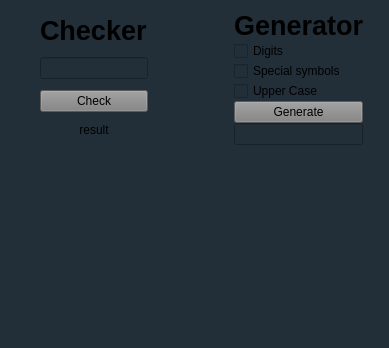
<?xml version="1.0" encoding="UTF-8"?>
<ui version="4.0">
 <class>PasswordGenerator</class>
 <widget class="QMainWindow" name="PasswordGenerator">
  <property name="geometry">
   <rect>
    <x>0</x>
    <y>0</y>
    <width>389</width>
    <height>348</height>
   </rect>
  </property>
  <property name="windowTitle">
   <string>Password Generator/Checker </string>
  </property>
  <property name="toolTip">
   <string notr="true"/>
  </property>
  <property name="styleSheet">
   <string notr="true">background-color: rgb(34, 46, 56)</string>
  </property>
  <widget class="QWidget" name="centralwidget">
   <property name="toolTip">
    <string notr="true"/>
   </property>
   <widget class="QWidget" name="horizontalLayoutWidget">
    <property name="geometry">
     <rect>
      <x>-10</x>
      <y>0</y>
      <width>398</width>
      <height>348</height>
     </rect>
    </property>
    <layout class="QHBoxLayout" name="horizontalLayout">
     <property name="sizeConstraint">
      <enum>QLayout::SizeConstraint::SetFixedSize</enum>
     </property>
     <item>
      <layout class="QVBoxLayout" name="verticalLayout_2">
       <property name="leftMargin">
        <number>50</number>
       </property>
       <property name="topMargin">
        <number>10</number>
       </property>
       <property name="rightMargin">
        <number>50</number>
       </property>
       <property name="bottomMargin">
        <number>50</number>
       </property>
       <item>
        <widget class="QLabel" name="headerChecker">
         <property name="sizePolicy">
          <sizepolicy hsizetype="Preferred" vsizetype="Fixed">
           <horstretch>200</horstretch>
           <verstretch>50</verstretch>
          </sizepolicy>
         </property>
         <property name="font">
          <font>
           <family>Arial</family>
           <pointsize>20</pointsize>
           <bold>true</bold>
          </font>
         </property>
         <property name="toolTip">
          <string notr="true"/>
         </property>
         <property name="text">
          <string>Checker</string>
         </property>
         <property name="alignment">
          <set>Qt::AlignmentFlag::AlignLeading|Qt::AlignmentFlag::AlignLeft|Qt::AlignmentFlag::AlignVCenter</set>
         </property>
         <property name="margin">
          <number>10</number>
         </property>
        </widget>
       </item>
       <item>
        <widget class="QLineEdit" name="lineEdit">
         <property name="toolTip">
          <string notr="true"/>
         </property>
        </widget>
       </item>
       <item>
        <widget class="QPushButton" name="btnCheck">
         <property name="toolTip">
          <string notr="true"/>
         </property>
         <property name="styleSheet">
          <string notr="true">background-color: grey</string>
         </property>
         <property name="text">
          <string>Check</string>
         </property>
        </widget>
       </item>
       <item>
        <widget class="QLabel" name="labelCheckResult">
         <property name="sizePolicy">
          <sizepolicy hsizetype="Preferred" vsizetype="Fixed">
           <horstretch>0</horstretch>
           <verstretch>0</verstretch>
          </sizepolicy>
         </property>
         <property name="toolTip">
          <string notr="true"/>
         </property>
         <property name="styleSheet">
          <string notr="true"/>
         </property>
         <property name="text">
          <string>result</string>
         </property>
         <property name="alignment">
          <set>Qt::AlignmentFlag::AlignCenter</set>
         </property>
        </widget>
       </item>
      </layout>
     </item>
     <item>
      <layout class="QVBoxLayout" name="verticalLayout">
       <property name="spacing">
        <number>0</number>
       </property>
       <property name="sizeConstraint">
        <enum>QLayout::SizeConstraint::SetMinimumSize</enum>
       </property>
       <property name="leftMargin">
        <number>30</number>
       </property>
       <property name="topMargin">
        <number>10</number>
       </property>
       <property name="rightMargin">
        <number>30</number>
       </property>
       <property name="bottomMargin">
        <number>50</number>
       </property>
       <item>
        <widget class="QLabel" name="headerGenerator">
         <property name="enabled">
          <bool>true</bool>
         </property>
         <property name="sizePolicy">
          <sizepolicy hsizetype="Preferred" vsizetype="Fixed">
           <horstretch>0</horstretch>
           <verstretch>50</verstretch>
          </sizepolicy>
         </property>
         <property name="font">
          <font>
           <family>Arial</family>
           <pointsize>20</pointsize>
           <bold>true</bold>
          </font>
         </property>
         <property name="toolTip">
          <string notr="true"/>
         </property>
         <property name="layoutDirection">
          <enum>Qt::LayoutDirection::RightToLeft</enum>
         </property>
         <property name="styleSheet">
          <string notr="true"/>
         </property>
         <property name="locale">
          <locale language="English" country="World"/>
         </property>
         <property name="text">
          <string>Generator</string>
         </property>
         <property name="alignment">
          <set>Qt::AlignmentFlag::AlignLeading|Qt::AlignmentFlag::AlignLeft|Qt::AlignmentFlag::AlignTop</set>
         </property>
         <property name="margin">
          <number>10</number>
         </property>
        </widget>
       </item>
       <item>
        <widget class="QCheckBox" name="checkDigits">
         <property name="toolTip">
          <string notr="true"/>
         </property>
         <property name="text">
          <string>Digits</string>
         </property>
        </widget>
       </item>
       <item>
        <widget class="QCheckBox" name="checkSpecialSymbols">
         <property name="toolTip">
          <string notr="true"/>
         </property>
         <property name="text">
          <string>Special symbols</string>
         </property>
        </widget>
       </item>
       <item>
        <widget class="QCheckBox" name="checkUpperCase">
         <property name="toolTip">
          <string notr="true"/>
         </property>
         <property name="text">
          <string>Upper Case</string>
         </property>
        </widget>
       </item>
       <item>
        <widget class="QPushButton" name="btnGenerate">
         <property name="mouseTracking">
          <bool>false</bool>
         </property>
         <property name="toolTip">
          <string notr="true"/>
         </property>
         <property name="autoFillBackground">
          <bool>false</bool>
         </property>
         <property name="styleSheet">
          <string notr="true">background-color: grey</string>
         </property>
         <property name="locale">
          <locale language="English" country="World"/>
         </property>
         <property name="text">
          <string>Generate</string>
         </property>
        </widget>
       </item>
       <item>
        <widget class="QLineEdit" name="textGenerated">
         <property name="toolTip">
          <string notr="true"/>
         </property>
        </widget>
       </item>
      </layout>
     </item>
    </layout>
   </widget>
  </widget>
 </widget>
 <resources/>
 <connections/>
</ui>
